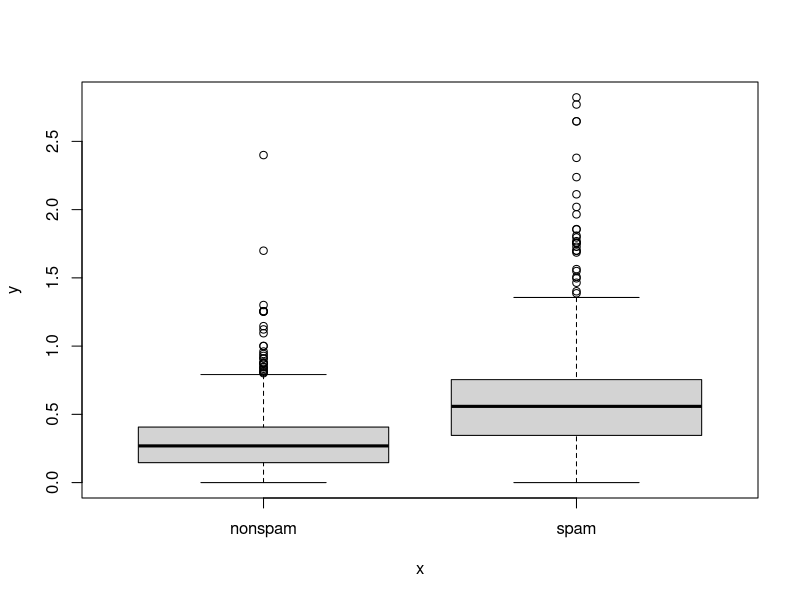

R code for this plot:
library(kernlab)
library(rmarkdown)
data(spam)
set.seed(3435)
trainIndicator = rbinom(4601, size = 1, prob = 0.5)

trainSpam = spam[trainIndicator == 1, ]
testSpam = spam[trainIndicator == 0, ]
str(trainSpam$type)
table(trainSpam$type)

plot(x = trainSpam$type, y = log10(trainSpam$capitalAve))
